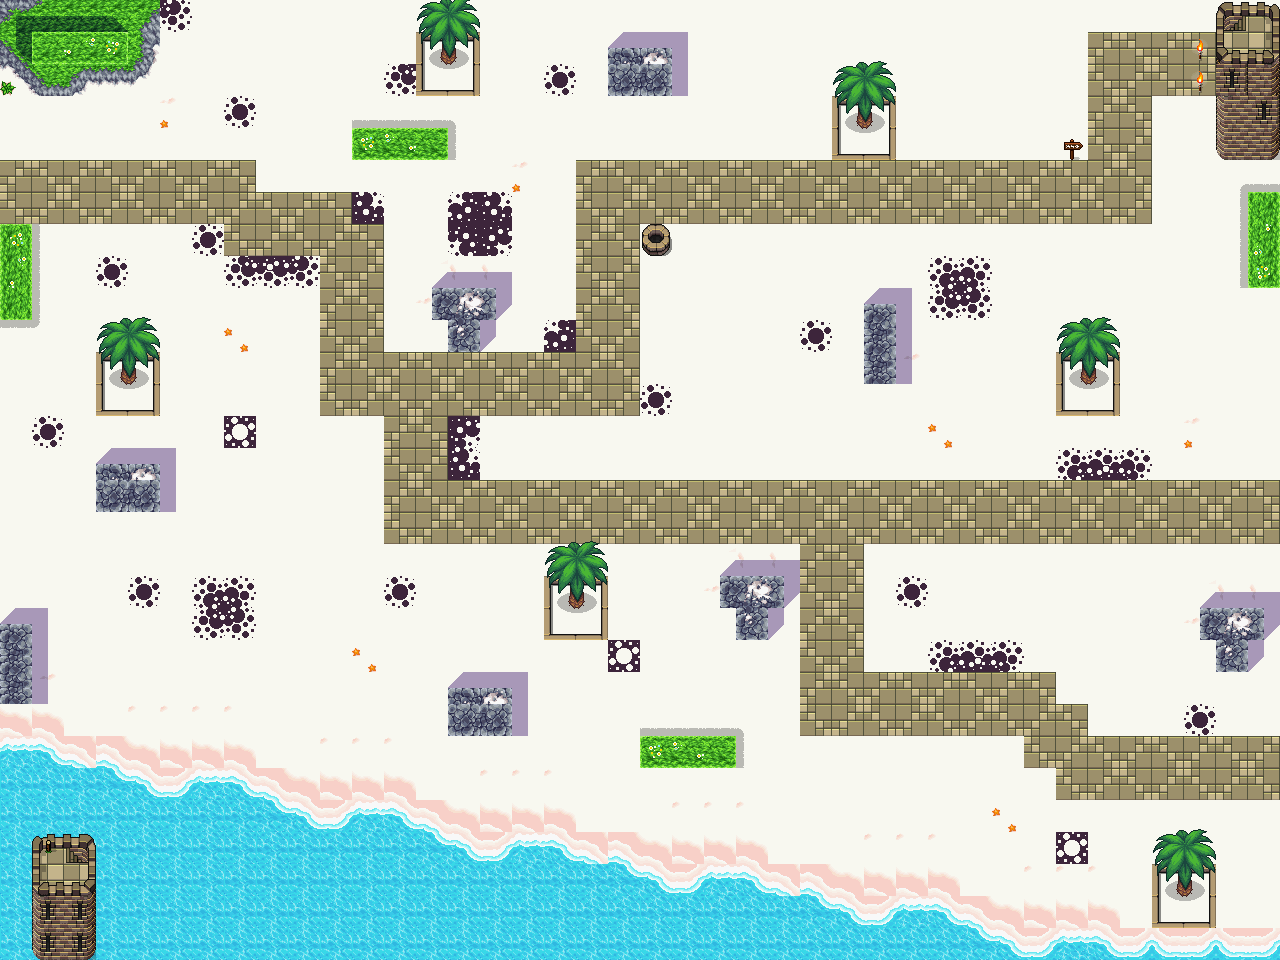

This game map was drawn from its Tiled (.tmx) file and the tilesets committed beside it. A one-line description and the trimmed map source follow:
An orthogonal 40x30 tile map with 32x32 px tiles, 8 tile layers (Terreno, playa, Camino, obstaculos, ...), 7 tilesets and 45 objects (PlantaDeTratamientoN1, Portal, Llegada, Esmeraldas).

<map version="1.10" tiledversion="1.11.2" orientation="orthogonal" renderorder="right-down" width="40" height="30" tilewidth="32" tileheight="32" infinite="0" nextlayerid="18" nextobjectid="67">
 <tileset firstgid="1" source="Escenario.tsx" />
 <tileset firstgid="1289" source="EjemploZonaJefe.tsx" />
 <tileset firstgid="2313" source="Camino.tsx" />
 <tileset firstgid="2598" source="ejmploZonaJefe1.tsx" />
 <tileset firstgid="3622" source="ZonaJefe1.tsx" />
 <tileset firstgid="3722" source="Palmera1.tsx" />
 <tileset firstgid="3738" source="Petroleo.tsx" />
 <layer id="2" name="Terreno" width="40" height="30">
  <data>[1200 cells, 1200 non-empty, 3 distinct tile ids]</data>
 </layer>
 <layer id="3" name="playa" width="40" height="30">
  <data>[1200 cells, 184 non-empty, 12 distinct tile ids]</data>
 </layer>
 <layer id="4" name="Camino" width="40" height="30">
  <data>[1200 cells, 210 non-empty, 4 distinct tile ids]</data>
 </layer>
 <layer id="5" name="obstaculos" width="40" height="30">
  <data>[1200 cells, 104 non-empty, 34 distinct tile ids]</data>
 </layer>
 <layer id="6" name="Detalles" width="40" height="30">
  <data>[1200 cells, 86 non-empty, 30 distinct tile ids]</data>
 </layer>
 <layer id="7" name="Arboles" width="40" height="30">
  <data>[1200 cells, 47 non-empty, 9 distinct tile ids]</data>
 </layer>
 <objectgroup id="8" name="Colisiones">
  <object id="1" x="420" y="8" width="57.3333" height="89.3333" />
  <object id="2" x="5.33333" y="8" width="130.667" height="61.3333" />
  <object id="3" x="354.667" y="121.333" width="93.3333" height="38.6667" />
  <object id="5" x="840" y="70.6667" width="53.3333" height="90.6667" />
  <object id="6" x="1218.67" y="1.33333" width="60" height="160" />
  <object id="9" x="1256" y="189.333" width="21.3333" height="96" />
  <object id="10" x="1057.33" y="318.667" width="61.3333" height="93.3333" />
  <object id="11" x="865.333" y="306.667" width="29.3333" height="77.3333" />
  <object id="13" x="434.667" y="288" width="57.3333" height="29.3333" />
  <object id="14" x="452" y="316" width="26.6667" height="37.3333" />
  <object id="15" x="545.333" y="552" width="58.6667" height="86.6667" />
  <object id="16" x="450.667" y="688" width="60" height="46.6667" />
  <object id="17" x="640" y="740" width="93.3333" height="25.3333" />
  <object id="18" x="718.667" y="577.333" width="65.3333" height="32" />
  <object id="19" x="736" y="610.667" width="32" height="29.3333" />
  <object id="21" x="1205.33" y="612" width="54.6667" height="26.6667" />
  <object id="22" x="1218.67" y="638.667" width="28" height="34.6667" />
  <object id="26" x="2.66667" y="621.333" width="28" height="80" />
  <object id="27" x="94.6667" y="465.333" width="65.3333" height="46.6667" />
  <object id="29" x="1.33333" y="226.667" width="29.3333" height="92" />
  <object id="30" x="97.3333" y="324" width="58.6667" height="90.6667" />
  <object id="31" x="648" y="226.667" width="21.3333" height="30.6667" />
  <object id="32" x="606.667" y="50.6667" width="72" height="45.3333" />
  <object id="33" x="0" y="736" width="128" height="222.667" />
  <object id="34" x="138.667" y="770.667" width="145.333" height="176" />
  <object id="35" x="109.333" y="773.333" width="69.3333" height="197.333" />
  <object id="36" x="168" y="941.333" width="1112" height="18.6667" />
  <object id="38" x="261.333" y="804" width="161.333" height="140" />
  <object id="39" x="422.667" y="832" width="125.333" height="106.667" />
  <object id="40" x="541.333" y="841.333" width="92" height="102.667" />
  <object id="41" x="617.333" y="872" width="93.3333" height="65.3333" />
  <object id="43" x="704" y="888" width="84" height="56" />
  <object id="44" x="784" y="896" width="58.6667" height="50.6667" />
  <object id="45" x="841.333" y="918.667" width="58.6667" height="25.3333" />
  <object id="46" x="900" y="906.667" width="53.3333" height="37.3333" />
  <object id="47" x="957.333" y="918.667" width="62.6667" height="38.6667" />
  <object id="48" x="1065.33" y="938.667" width="41.3333" height="5.33333" />
  <object id="49" x="1160" y="829.333" width="56" height="97.3333" />
  <object id="50" x="1064" y="136" width="18.6667" height="24" />
  <object id="64" x="1197.33" y="38.6667" width="8" height="20" />
  <object id="65" x="1196" y="72" width="8" height="24" />
 </objectgroup>
 <layer id="13" name="Planta" width="40" height="30">
  <data>[1200 cells, 8 non-empty, 8 distinct tile ids]</data>
 </layer>
 <layer id="15" name="DecoracionDeLaPlanta" width="40" height="30">
  <data>[1200 cells, 1 non-empty, 1 distinct tile ids]</data>
 </layer>
 <objectgroup id="14" name="PlantaDeTratamientoN1">
  <object id="63" name="PlantaDeTratamientoN1" x="29.3486" y="831.1" width="69.3695" height="126.733" />
 </objectgroup>
 <objectgroup id="12" name="destinox">
  <object id="60" name="Portal" type="Portal" x="1120.59" y="30.6834" width="65.3674" height="68.0354">
   <properties>
    <property name="destinoMapa" value="maps/Zona1N2.tmx" />
    <property name="destinoX" type="float" value="22" />
    <property name="destinoY" type="float" value="296" />
   </properties>
  </object>
  <object id="61" name="Llegada" type="Llegada" x="12.0063" y="156.081" width="70.7035" height="60.0313" />
 </objectgroup>
 <objectgroup id="17" name="Esmeraldas">
  <object id="66" name="Esmeraldas" type="Esmeraldas" x="962.667" y="801.333" width="92" height="94.6667" />
 </objectgroup>
</map>
